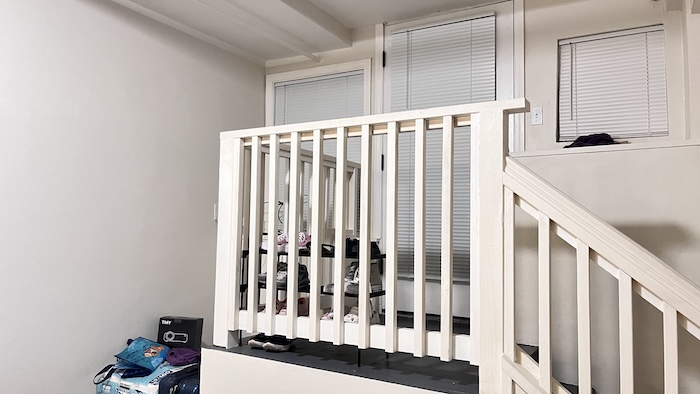
#> input picture 3/pair_pics/home1.jpg, 700 x 394 px, given in place of evan1.jpg, which was not available
$ python test.py
#> lines starting #> are read from the running program, lines starting #| are printed output that depends on the picture; after the words box and inside, x2 and y2 are one past the last pixel; in counts of white or black regions, pixels touching at a corner belong together; pictures that were not available may be replaced by others from this repository, and a replacement may not be noted
### 3/transform.py
import scipy as sc
import numpy as np
import matplotlib.pyplot as plt
import matplotlib.image as mpimg
import cv2
import skimage as sk
import skimage.io as skio
from skimage.color import rgb2gray

# Helper Functions
def read(image, gray=False):
    if gray == False:
        im = mpimg.imread(image).astype(np.float32)  # ensure float32
        if im.dtype == np.uint8 or im.max() > 1.0:   # normalize if needed
            im /= 255.0
    else:
        im = skio.imread(image)
        im = rgb2gray(im)
    return im

def save_image(location, image):
    im_out_uint8 = sk.img_as_ubyte(image)
    skio.imsave(location, im_out_uint8)

def plot(image):
    plt.imshow(image)
    plt.axis('off')
    plt.show()

# Part 1 Destination = H @ Source
# not warped -> warped
def compute(im1_pts, im2_pts):
    # set up the shapes
    n = im1_pts.shape[0]

    # create least squares
    A = np.empty((2*n, 8))
    B = im2_pts.flatten(order='c').reshape(-1, 1)

    for i in range(n):
        x, y = im1_pts[i]
        a, b = im2_pts[i]

        A[2*i] = np.array([x, y, 1, 0, 0, 0, -a*x, -a*y])
        A[2*i + 1] = np.array([0, 0, 0, x, y, 1, -b*x, -b*y])

    result, residuals, rank, singular = np.linalg.lstsq(A, B, rcond=None)
    result = np.append(result, 1)
    H = result.reshape((3,3))
    return H

# [11 lines left out: function display_points, not called in this run]

def find_dim(dest, warped, H):
    imA = read(dest)
    hA, wA = imA.shape[:2]

    imB = read(warped)
    hB, wB = imB.shape[:2]

    inv_H = np.linalg.inv(H)

    cornersA = np.array([[0,0,1],[wA-1,0,1],[wA-1,hA-1,1],[0,hA-1,1]])
    cornersB = np.array([[0,0,1],[wB-1,0,1],[wB-1,hB-1,1],[0,hB-1,1]])
    warpedB = (H @ cornersB.T).T
    warpedB[:,0] /= warpedB[:,2]
    warpedB[:,1] /= warpedB[:,2]

    # warped_corners = (H @ cornersB.T).T
    # warped_corners[:, 0] /= warped_corners[:, 2]
    # warped_corners[:, 1] /= warped_corners[:, 2]

    all_x = np.concatenate([cornersA[:,0], warpedB[:,0]])
    all_y = np.concatenate([cornersA[:,1], warpedB[:,1]])

    min_x = int(np.floor(all_x.min()))
    max_x = int(np.ceil(all_x.max()))
    min_y = int(np.floor(all_y.min()))
    max_y = int(np.ceil(all_y.max()))

    # [9 lines of commented-out code are left out]

    width = int(max_x - min_x)
    height = int(max_y - min_y)
    x_off = int(min_x)
    y_off = int(min_y)

    translation = np.array([[1, 0, -x_off],
                            [0, 1, -y_off],
                            [0, 0, 1]], dtype=np.float32)

    print(width, height, x_off, y_off)
    return width, height, x_off, y_off, translation @ H

# [34 lines left out: function warpImageNearestNeighbor, not called in this run]

def warpImageBilinear(im_path, new_H, width, height):
    # width, height, x_off, y_off = find_dim(im_path, H)
    im = read(im_path)
    # print("im size: ", im.shape)
    im_height, im_width = im.shape[:2]

    output = np.zeros((height, width, im.shape[2]), dtype=np.float32)
    mask = np.zeros((height, width), dtype=np.uint8)
    H_T = np.linalg.inv(new_H)

    for y in range(height):
       for x in range(width):
            # warped_x, warped_y = x + x_off, y + y_off
            # curr_point = np.array([warped_x, warped_y, 1.0])
            # src_point = H_T @ curr_point

            curr_point = np.array([x, y, 1])
            src_point = H_T @ curr_point

            if src_point[2] == 0:
                continue
            src_x = src_point[0] / src_point[2]
            src_y = src_point[1] / src_point[2]

            if not (0 <= src_x < im_width - 1 and 0 <= src_y < im_height - 1):
                continue  # skip outside pixels

            mask[y, x] = 1

            x0 = int(np.floor(src_x)) #left
            x1 = x0 + 1 #right

            y0 = int(np.floor(src_y)) #top
            y1 = y0 + 1 #bottom

            x_distance = src_x - x0
            y_distance = src_y - y0

            p_tl = im[y0, x0]  # top-left
            p_tr = im[y0, x1]  # top-right
            p_bl = im[y1, x0]  # bottom-left
            p_br = im[y1, x1]  # bottom-right

            top = (1 - x_distance) * p_tl + x_distance * p_tr
            bottom = (1 - x_distance) * p_bl + x_distance * p_br
            weighted_value = (1 - y_distance) * top + y_distance * bottom

            # weighted_value = top_left + top_right + bottom_left + bottom_right
            output[y, x] = weighted_value
    # print("output size: ", output.shape)
    return output, mask


def blend_n(dest, warped, mask, width, height, x_off, y_off, sigma):
    dest = read(dest)
    dest_height, dest_width = dest.shape[:2]
    dest_canvas = np.zeros((height, width, 3), dtype=np.float32)

    y_start, y_end = -y_off, -y_off + dest_height
    x_start, x_end = -x_off, -x_off + dest_width

    y_end = min(y_end, height)
    x_end = min(x_end, width)

    dest_crop = dest[:y_end - y_start, :x_end - x_start]

    dest_canvas[-y_off:-y_off+dest_height, -x_off:-x_off+dest_width] = dest_crop

    result = laplacian_pyramid_blend_2layers(dest_canvas, warped, mask)
    print("result: ", result.shape)
    plot(result)
    return result


def laplacian_pyramid_blend_2layers(imgA, imgB, mask):
    H, W = imgA.shape[:2]
    imgA = imgA.astype(np.float32)
    imgB = imgB.astype(np.float32)
    mask = mask.astype(np.float32)

    if mask.ndim == 2:
        mask = np.repeat(mask[:, :, np.newaxis], 3, axis=2)

    # Gaussian reduce
    G2_A = cv2.pyrDown(cv2.GaussianBlur(imgA, (5,15), 2))
    G2_B = cv2.pyrDown(cv2.GaussianBlur(imgB, (5,15), 2))
    M2   = cv2.pyrDown(cv2.GaussianBlur(mask, (5,35), 2))

    # build Laplacian layer
    L1_A = imgA - cv2.pyrUp(G2_A, dstsize=(W,H))
    L1_B = imgB - cv2.pyrUp(G2_B, dstsize=(W,H))

    # Blend per level
    BL1 = mask * L1_B + (1-mask) * L1_A
    BL2 = M2 * G2_B + (1-M2) * G2_A

    # Reconstruct final blend
    BL2_up = cv2.pyrUp(BL2, dstsize=(W,H))
    blended = BL1 + BL2_up
    return np.clip(blended, 0, 1)


# [104 lines left out: functions make_overlap_mask, blend_idk, blend, not called in this run]

### 3/test.py
from transform import *
from points import *

H = compute(evan2_arr, evan1_arr)
print("original H: ",H)
width, height, x_off, y_off, H = find_dim(evan1, evan2, H)
#> call 2 of read, with image = '3/pair_pics/evan2.jpg', gray = False
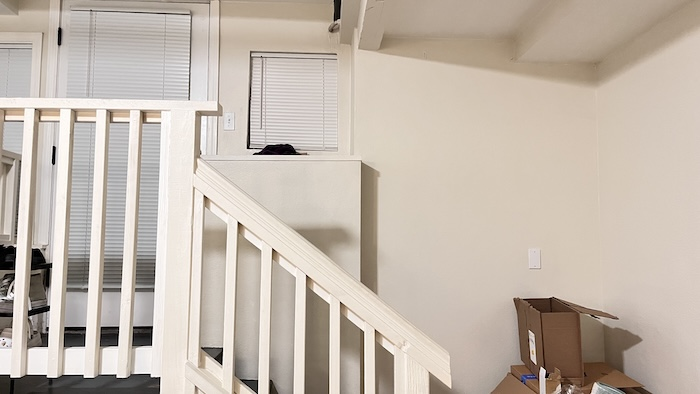
#> input picture 3/pair_pics/home2.jpg, 700 x 394 px, given in place of evan2.jpg, which was not available
#| 1038 533 0 -71
#> width = 1038; height = 533; x_off = 0; y_off = -71
print("shifted H: ", H)
#| shifted H:  [[ 6.24849653e-01  6.07935333e-03  2.09546513e+02]
#|  [-1.59760066e-01  8.46483008e-01  1.12007144e+02]
#|  [-5.07667283e-04 -5.01770592e-05  1.00000000e+00]]
warped_image, mask = warpImageBilinear(evan2, H, width, height)
#> after the loop in warpImageBilinear, `for y in range(height):`:
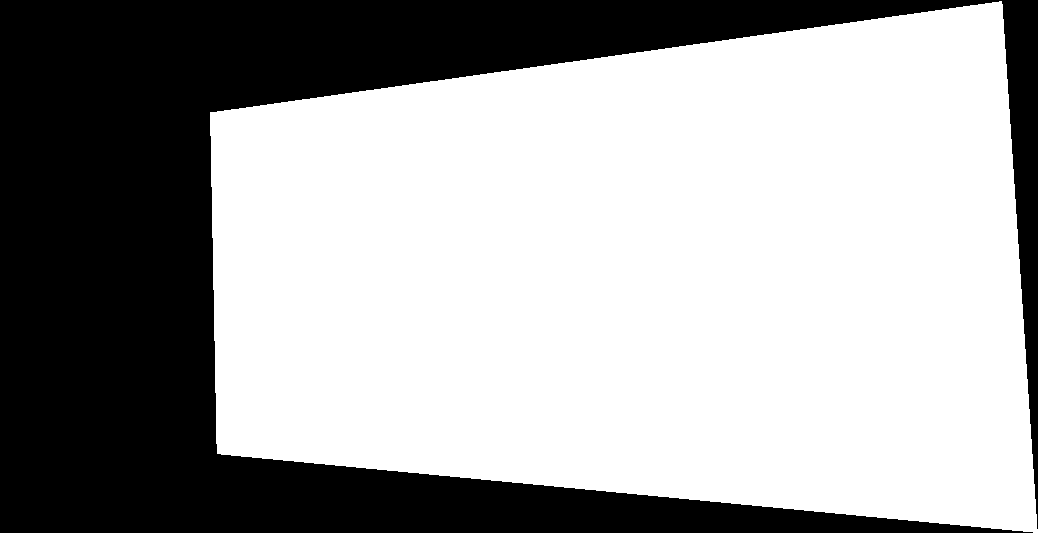
#> mask: shape (533, 1038); values 0 (black) and 1 (white), 63.7% white; 1 black region, box (x1, y1, x2, y2) and area: (0, 0, 1038, 533) 200583
#> after the loop in warpImageBilinear, `for y in range(height):`:
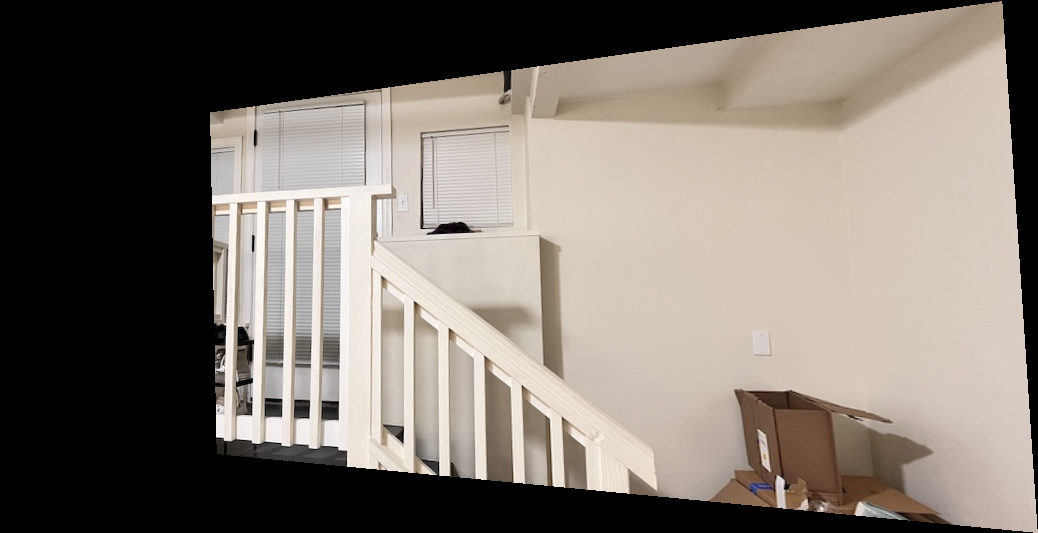
#> output: shape (533, 1038, 3) float32; mean R, G, B 0.488, 0.457, 0.426
plot(warped_image)
# plot(mask)

image = blend_n(evan1, warped_image, mask, width, height, x_off, y_off, 30)
#> in laplacian_pyramid_blend_2layers, `G2_A = cv2.pyrDown(cv2.GaussianBlur(imgA, (5,15), 2))`:
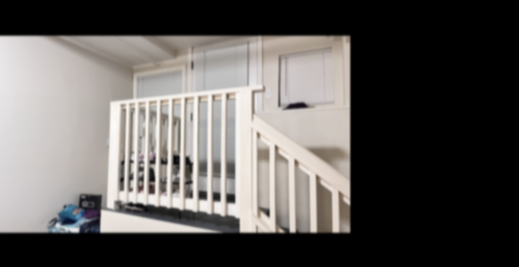
#> G2_A: shape (267, 519, 3) float32; mean of channels 0, 1, 2 0.362, 0.35, 0.341; drawn as R, G, B
#> in laplacian_pyramid_blend_2layers, `L1_B = imgB - cv2.pyrUp(G2_B, dstsize=(W,H))`:
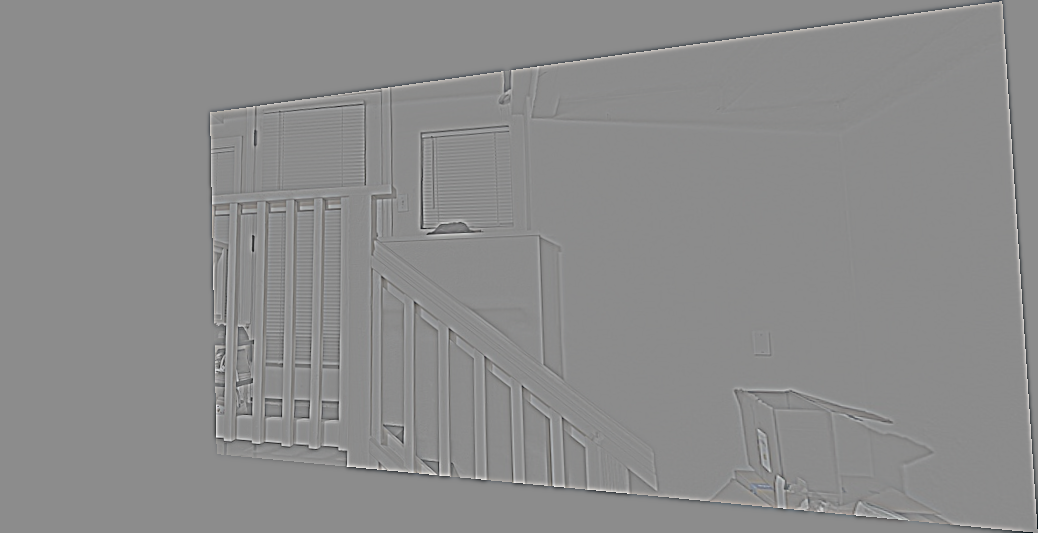
#> L1_B: shape (533, 1038, 3) float32; mean of channels 0, 1, 2 -3.56e-05, -3.27e-05, -3.09e-05; drawn with min black and max white
#> in laplacian_pyramid_blend_2layers, `blended = BL1 + BL2_up`:
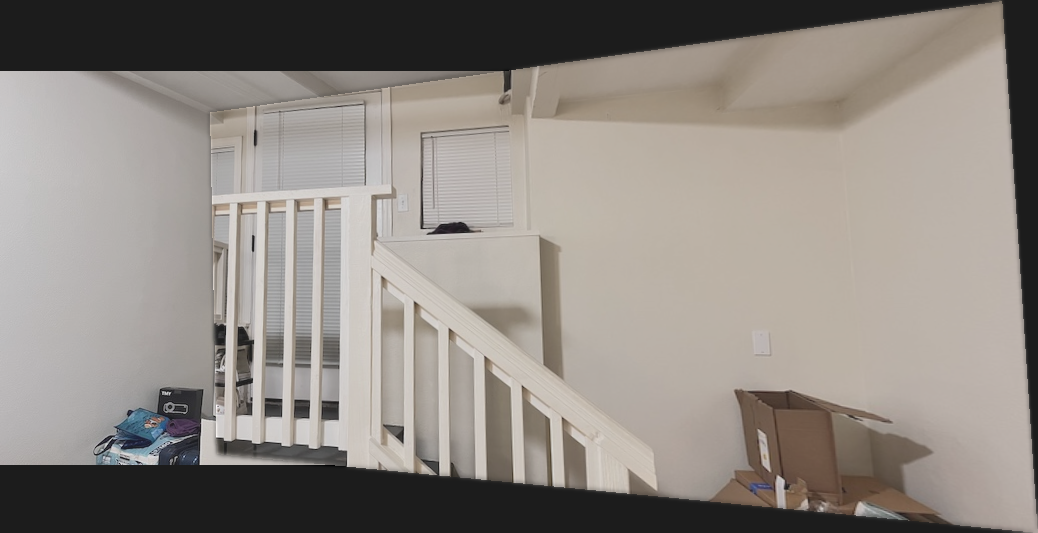
#> blended: shape (533, 1038, 3) float32; mean of channels 0, 1, 2 0.608, 0.575, 0.543; drawn with min black and max white
#> in laplacian_pyramid_blend_2layers, `return np.clip(blended, 0, 1)`:
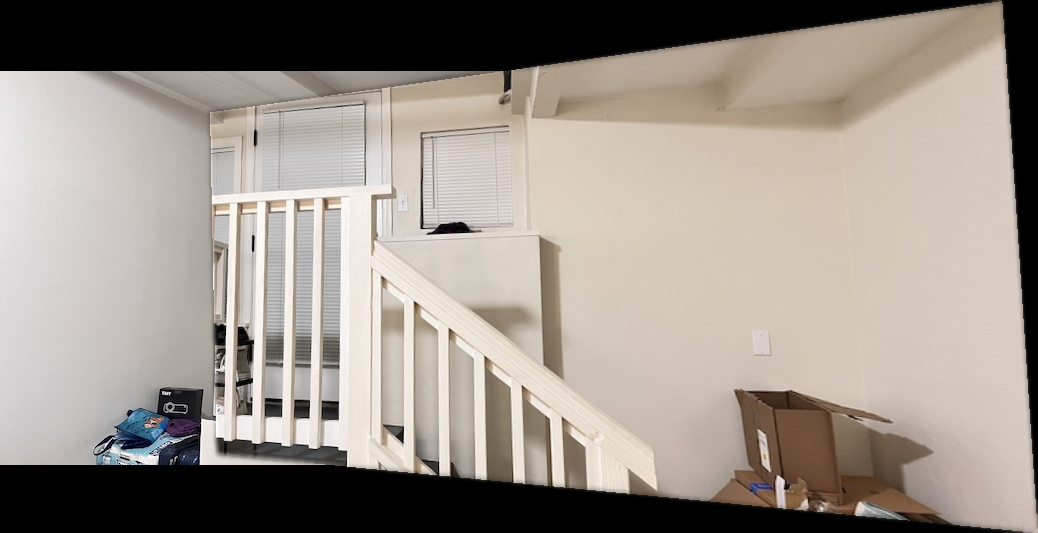
#> returned value: shape (533, 1038, 3) float32; mean of channels 0, 1, 2 0.608, 0.575, 0.543; drawn as R, G, B
#| result:  (533, 1038, 3)
# save_image('3/new_pics/evan_blend.jpg', image)
plot(image)


# # Read images (float32 or uint8)
# imgA = read(wheeler_2)  # reference image
# imgB = read(wheeler_6)  # to be warped

# # Compute homography H (maps B → A coordinates)
# H = compute(wheeler_2_arr, wheeler_6_arr)

# # Find panorama canvas size
# final_w, final_h, x_off_B, y_off_B = find_panorama_canvas_size(imgA, imgB, H)

# # Warp imgB into panorama canvas
# warp_nn = cv2.warpPerspective(imgB, H, (final_w, final_h), flags=cv2.INTER_NEAREST)
# warp_bilinear = cv2.warpPerspective(imgB, H, (final_w, final_h), flags=cv2.INTER_LINEAR)

# # Place imgA in same canvas
# canvasA = np.zeros((final_h, final_w, 3), dtype=imgA.dtype)
# canvasA[-min_y : -min_y + imgA.shape[0],
#         -min_x : -min_x + imgA.shape[1]] = imgA

"""
========================
Test
========================
"""
# [16 lines of commented-out code are left out]

H = compute(evan2_arr, evan1_arr)
print("original H: ",H)
width, height, x_off, y_off, H = find_dim(evan1, evan2, H)
#| 1038 533 0 -71
print("shifted H: ", H)
#| shifted H:  [[ 6.24849653e-01  6.07935333e-03  2.09546513e+02]
#|  [-1.59760066e-01  8.46483008e-01  1.12007144e+02]
#|  [-5.07667283e-04 -5.01770592e-05  1.00000000e+00]]
#> (the run stopped early here; a loop or call above may not have finished)
